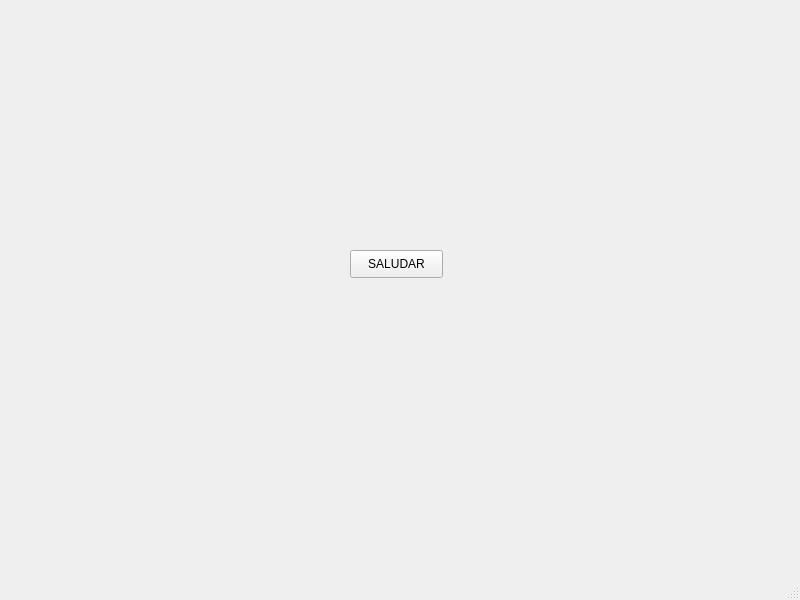
<?xml version="1.0" encoding="UTF-8"?>
<ui version="4.0">
 <class>MainWindow</class>
 <widget class="QMainWindow" name="MainWindow">
  <property name="geometry">
   <rect>
    <x>0</x>
    <y>0</y>
    <width>800</width>
    <height>600</height>
   </rect>
  </property>
  <property name="windowTitle">
   <string>MainWindow</string>
  </property>
  <widget class="QWidget" name="centralwidget">
   <widget class="QPushButton" name="btn_saludar">
    <property name="geometry">
     <rect>
      <x>350</x>
      <y>250</y>
      <width>93</width>
      <height>28</height>
     </rect>
    </property>
    <property name="text">
     <string>SALUDAR</string>
    </property>
   </widget>
  </widget>
  <widget class="QMenuBar" name="menubar">
   <property name="geometry">
    <rect>
     <x>0</x>
     <y>0</y>
     <width>800</width>
     <height>26</height>
    </rect>
   </property>
  </widget>
  <widget class="QStatusBar" name="statusbar"/>
 </widget>
 <resources/>
 <connections/>
</ui>
